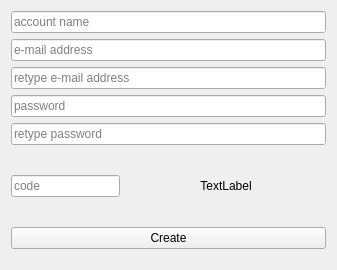
<?xml version="1.0" encoding="UTF-8"?>
<ui version="4.0">
 <class>CreateForm</class>
 <widget class="QWidget" name="CreateForm">
  <property name="geometry">
   <rect>
    <x>0</x>
    <y>0</y>
    <width>337</width>
    <height>270</height>
   </rect>
  </property>
  <property name="windowTitle">
   <string>Form</string>
  </property>
  <layout class="QVBoxLayout" name="verticalLayout">
   <item>
    <widget class="QLineEdit" name="userEdit">
     <property name="placeholderText">
      <string>account name</string>
     </property>
     <property name="clearButtonEnabled">
      <bool>true</bool>
     </property>
    </widget>
   </item>
   <item>
    <widget class="QLineEdit" name="email1Edit">
     <property name="placeholderText">
      <string>e-mail address</string>
     </property>
     <property name="clearButtonEnabled">
      <bool>true</bool>
     </property>
    </widget>
   </item>
   <item>
    <widget class="QLineEdit" name="email2Edit">
     <property name="placeholderText">
      <string>retype e-mail address</string>
     </property>
    </widget>
   </item>
   <item>
    <widget class="QLineEdit" name="password1Edit">
     <property name="echoMode">
      <enum>QLineEdit::Password</enum>
     </property>
     <property name="placeholderText">
      <string>password</string>
     </property>
     <property name="clearButtonEnabled">
      <bool>true</bool>
     </property>
    </widget>
   </item>
   <item>
    <widget class="QLineEdit" name="password2Edit">
     <property name="echoMode">
      <enum>QLineEdit::Password</enum>
     </property>
     <property name="placeholderText">
      <string>retype password</string>
     </property>
     <property name="clearButtonEnabled">
      <bool>true</bool>
     </property>
    </widget>
   </item>
   <item>
    <layout class="QHBoxLayout" name="horizontalLayout">
     <item>
      <widget class="QLineEdit" name="codeEdit">
       <property name="placeholderText">
        <string>code</string>
       </property>
      </widget>
     </item>
     <item>
      <widget class="QLabel" name="label">
       <property name="sizePolicy">
        <sizepolicy hsizetype="Fixed" vsizetype="Fixed">
         <horstretch>0</horstretch>
         <verstretch>0</verstretch>
        </sizepolicy>
       </property>
       <property name="minimumSize">
        <size>
         <width>200</width>
         <height>70</height>
        </size>
       </property>
       <property name="maximumSize">
        <size>
         <width>200</width>
         <height>70</height>
        </size>
       </property>
       <property name="text">
        <string>TextLabel</string>
       </property>
       <property name="scaledContents">
        <bool>true</bool>
       </property>
       <property name="alignment">
        <set>Qt::AlignCenter</set>
       </property>
      </widget>
     </item>
    </layout>
   </item>
   <item>
    <widget class="QPushButton" name="createButton">
     <property name="text">
      <string>Create</string>
     </property>
    </widget>
   </item>
   <item>
    <spacer name="verticalSpacer">
     <property name="orientation">
      <enum>Qt::Vertical</enum>
     </property>
     <property name="sizeHint" stdset="0">
      <size>
       <width>20</width>
       <height>40</height>
      </size>
     </property>
    </spacer>
   </item>
  </layout>
 </widget>
 <resources/>
 <connections/>
</ui>
